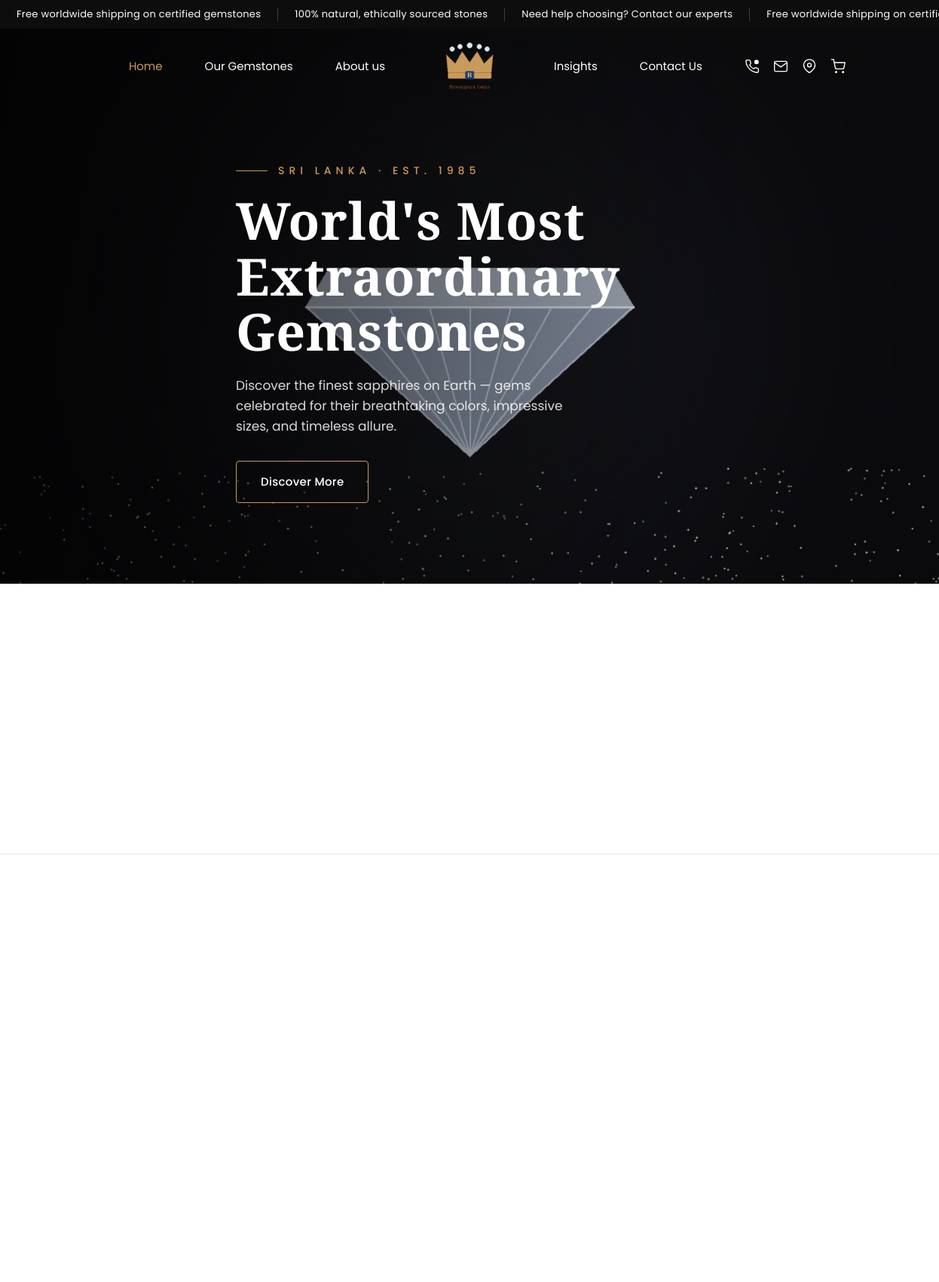
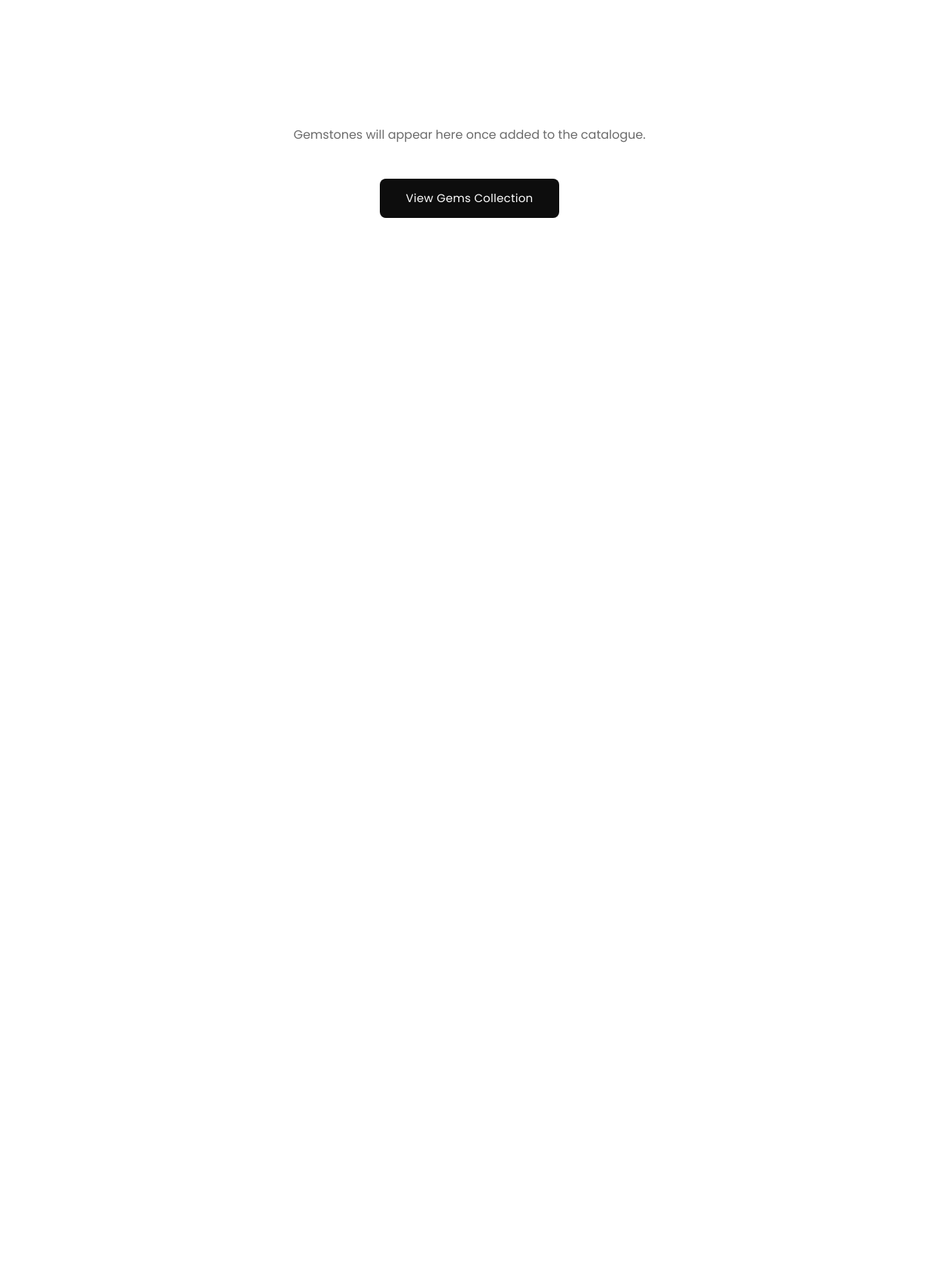
The page / (upper part) on the database its author committed (2 pictures, top to bottom).
### tables this page shows
CREATE TABLE IF NOT EXISTS `announcement_cards` (
  `id` INT(11) NOT NULL AUTO_INCREMENT,
  `text` VARCHAR(255) DEFAULT NULL,
  `link` VARCHAR(255) DEFAULT NULL,
  `sort_order` INT(11) NOT NULL DEFAULT 0,
  `is_active` TINYINT(1) NOT NULL DEFAULT 1,
  PRIMARY KEY (`id`)
);

### includes/db.php (called while the page is built, shortened)
<?php
class Database
{
    private static $instance = null;
    private function __construct()
    {
        $dsn = 'mysql:host=' . DB_HOST . ';dbname=' . DB_NAME . ';charset=' . DB_CHARSET;
        $options = [
            PDO::ATTR_ERRMODE            => PDO::ERRMODE_EXCEPTION,
            PDO::ATTR_DEFAULT_FETCH_MODE => PDO::FETCH_ASSOC,
            PDO::ATTR_EMULATE_PREPARES   => false,
        ];
        try {
            $this->pdo = new PDO($dsn, DB_USER, DB_PASS, $options);
        } catch (PDOException $e) {
            die('Database connection failed: ' . htmlspecialchars($e->getMessage()));
        }
    }
    public static function getInstance()
    {
        if (self::$instance === null) {
            self::$instance = new self();
        }
        return self::$instance;
    }
}
function db()
{
    return Database::getInstance()->pdo;
}

### includes/functions.php (called while the page is built, shortened)
<?php
require_once __DIR__ . '/db.php';
function e($str)
{
    return htmlspecialchars($str ?? '', ENT_QUOTES, 'UTF-8');
}
function get_all_content()
{
    static $cache = null;
    if ($cache !== null) return $cache;
    $rows = db()->query("SELECT block_key, block_value FROM content_blocks")->fetchAll();
    $cache = [];
    foreach ($rows as $r) {
        $cache[$r['block_key']] = $r['block_value'];
    }
    return $cache;
}
function c($key, $default = '')
{
    $all = get_all_content();
    return isset($all[$key]) && $all[$key] !== null ? $all[$key] : $default;
}
function get_all_settings()
{
    static $cache = null;
    if ($cache !== null) return $cache;
    $rows = db()->query("SELECT setting_key, setting_value FROM settings")->fetchAll();
    $cache = [];
    foreach ($rows as $r) {
        $cache[$r['setting_key']] = $r['setting_value'];
    }
    return $cache;
}
function setting($key, $default = '')
{
    $all = get_all_settings();
    return isset($all[$key]) && $all[$key] !== null && $all[$key] !== '' ? $all[$key] : $default;
}
function logo_url()
{
    $logo = setting('site_logo');
    return BASE_URL . 'assets/images/logo.png';
}
function logo_white_url()
{
    $logo = setting('site_logo_white');
    return logo_url();
}
    ?>
    <?php
function get_latest_products($limit = 10)
{
    $limit = max(1, (int) $limit);
    try {
        $sql = "SELECT p.*,
                       (SELECT image FROM product_images WHERE product_id = p.id ORDER BY is_primary DESC, sort_order, id LIMIT 1) AS thumb
                FROM products p
                WHERE p.is_active = 1
                ORDER BY p.created_at DESC, p.id DESC
                LIMIT $limit";
        return db()->query($sql)->fetchAll();
    } catch (PDOException $e) {
        return [];
    }
}
function get_announcement_cards($activeOnly = true)
{
    $sql = "SELECT * FROM announcement_cards" . ($activeOnly ? " WHERE is_active=1" : "") . " ORDER BY sort_order, id";
    return db()->query($sql)->fetchAll();
}
function get_legacy_stats($activeOnly = true)
{
    $sql = "SELECT * FROM legacy_stats" . ($activeOnly ? " WHERE is_active=1" : "") . " ORDER BY sort_order, id";
    return db()->query($sql)->fetchAll();
}

### index.php (the view, shortened to what this page needs)
<?php
require_once __DIR__ . '/includes/functions.php';
include __DIR__ . '/includes/header.php';
$legacyStats  = get_legacy_stats();
$gemstones    = get_latest_products(10);
?>
<section class="hero">
    <div class="hero-media">
        <?php if (c('hero_video')): ?>
            <video autoplay muted loop playsinline preload="auto"
                   <?= c('hero_video_poster') ? 'poster="' . c_img('hero_video_poster') . '"' : '' ?>>
                <source src="<?= c_img('hero_video') ?>" type="video/mp4">
            </video>
        <?php else: ?>
            <img src="<?= c('hero_video_poster') ? c_img('hero_video_poster') : BASE_URL . 'assets/images/hero-placeholder.jpg' ?>" alt="">
        <?php endif; ?>
    </div>
    <div class="container">
        <div class="hero-content">
            <div class="hero-eyebrow"><?= e(c('hero_eyebrow')) ?></div>
            <h1 class="hero-title"><?= e(c('hero_title')) ?></h1>
            <p class="hero-desc"><?= e(c('hero_desc')) ?></p>
            <a href="<?= e(c('hero_btn_link', '#')) ?>" class="hero-cta"><?= e(c('hero_btn_text')) ?></a>
        </div>
    </div>
</section>
<?php if ($legacyStats): ?>
<section class="legacy-stats">
    <div class="container">
        <div class="legacy-grid">
        </div>
    </div>
</section>
<?php endif; ?>
<section class="journey" id="journey">
    <div class="container">
        <div class="journey-grid">
        </div>
    </div>
</section>
<section class="collection" id="collection">
    <div class="container">
        <?php if ($gemstones): ?>
            <div class="collection-slider">
                <div class="collection-track">
                    <?php foreach (array_merge($gemstones, $gemstones) as $g): ?>
                        <a href="<?= BASE_URL ?>gemstone.php?slug=<?= urlencode($g['slug']) ?>" class="gem-card">
                            <div class="gem-thumb">
                                <?php if ($g['thumb']): ?>
                                    <img src="<?= UPLOAD_URL . e($g['thumb']) ?>" alt="<?= e($g['name']) ?>">
                                <?php else: ?>
                                    <img src="<?= BASE_URL ?>assets/images/gem-placeholder.png" alt="<?= e($g['name']) ?>">
                                <?php endif; ?>
                            </div>
                            <div class="gem-name"><?= e($g['name']) ?></div>
                        </a>
                    <?php endforeach; ?>
                </div>
            </div>
        <?php else: ?>
            <p style="color:var(--muted);text-align:center;">Gemstones will appear here once added to the catalogue.</p>
        <?php endif; ?>
        <div class="collection-btn-wrap">
            <a href="<?= BASE_URL ?>gemstones.php" class="btn-dark"><?= e(c('collection_btn_text', 'View Gems Collection')) ?></a>
        </div>
    </div>
</section>
<section class="factory">
    <div class="container">
        <div class="factory-grid">
        </div>
    </div>
</section>
<section class="branches">
    <div class="container">
        <div class="branches-grid">
        </div>
    </div>
</section>
<?php include __DIR__ . '/includes/footer.php'; ?>

### includes/header.php (shortened to what this page needs)
<?php
require_once __DIR__ . '/functions.php';
$currentPage = basename($_SERVER['PHP_SELF']);
?>
<!DOCTYPE html>
<html lang="en">
<head>
    <?php
        $__siteName = setting('site_name', 'Ruwanpura Gems');
        $__title    = !empty($pageTitle) ? $pageTitle . ' — ' . $__siteName : $__siteName . ' — ' . c('hero_title');
    ?>
    <link rel="stylesheet" href="https://cdnjs.cloudflare.com/ajax/libs/font-awesome/6.5.1/css/all.min.css">
    <link rel="stylesheet" href="<?= BASE_URL ?>assets/css/style.css">
</head>
<body>
<?php $announcementCards = get_announcement_cards(); ?>
<?php if ($announcementCards): ?>
<div class="announcement-bar">
    <div class="announcement-row">
        <?php for ($i = 0; $i < 2; $i++): ?>
            <?php foreach ($announcementCards as $ac): ?>
                <?php if ($ac['link']): ?>
                    <a href="<?= e($ac['link']) ?>" class="announcement-card"><?= e($ac['text']) ?></a>
                <?php else: ?>
                    <span class="announcement-card"><?= e($ac['text']) ?></span>
                <?php endif; ?>
            <?php endforeach; ?>
        <?php endfor; ?>
    </div>
</div>
<?php endif; ?>
<header class="site-header<?= $currentPage === 'index.php' ? ' site-header--transparent' : '' ?>">
    <div class="container">
        <nav class="nav">
            <div class="nav-left nav-menu">
                <a href="<?= BASE_URL ?>index.php" class="nav-link<?= $currentPage === 'index.php' ? ' active' : '' ?>"><?= e(c('nav_home')) ?></a>
                <a href="<?= BASE_URL ?>gemstones.php" class="nav-link<?= in_array($currentPage, ['gemstones.php', 'gemstone.php'], true) ? ' active' : '' ?>"><?= e(c('nav_gemstones')) ?></a>
                <a href="<?= BASE_URL ?>about.php" class="nav-link<?= $currentPage === 'about.php' ? ' active' : '' ?>"><?= e(c('nav_about')) ?></a>
            </div>
            <a class="nav-logo" href="<?= BASE_URL ?>index.php">
                <?php if ($currentPage === 'index.php'): ?>
                    <img class="logo-white" src="<?= logo_white_url() ?>" alt="<?= e(setting('site_name')) ?>"
                         onerror="this.style.display='none'">
                <?php endif; ?>
            </a>
            <div class="nav-right">
                <a href="<?= BASE_URL ?>blog.php" class="nav-link<?= in_array($currentPage, ['blog.php', 'blog-post.php'], true) ? ' active' : '' ?>"><?= e(c('nav_news')) ?></a>
                <a href="<?= BASE_URL ?>contact.php" class="nav-link<?= $currentPage === 'contact.php' ? ' active' : '' ?>"><?= e(c('nav_contact')) ?></a>
                <div class="nav-icons">
                    <a href="tel:<?= e(c('footer_phone1')) ?>" aria-label="Call">
                    </a>
                    <a href="mailto:<?= e(c('footer_email')) ?>" aria-label="Email">
                        <svg viewBox="0 0 24 24" fill="none" stroke="currentColor" stroke-width="1.6"><rect x="2" y="4" width="20" height="16" rx="2"/><path d="m2 6 10 7L22 6"/></svg>
                    </a>
                    <a href="<?= BASE_URL ?>contact.php" aria-label="Location">
                        <svg viewBox="0 0 24 24" fill="none" stroke="currentColor" stroke-width="1.6"><path d="M21 10c0 7-9 12-9 12s-9-5-9-12a9 9 0 0 1 18 0z"/><circle cx="12" cy="10" r="3"/></svg>
                    </a>
                    <a href="<?= BASE_URL ?>cart.php" aria-label="Enquiry Cart" class="cart-icon-link">
                        <svg viewBox="0 0 24 24" fill="none" stroke="currentColor" stroke-width="1.6"><circle cx="9" cy="21" r="1"/><circle cx="20" cy="21" r="1"/><path d="M1 1h4l2.7 13.4a2 2 0 0 0 2 1.6h9.7a2 2 0 0 0 2-1.6L23 6H6"/></svg>
                    </a>
                </div>
            </div>
        </nav>
    </div>
</header>

### rows shown on the page
announcement_cards: text "Free worldwide shipping on certified gemstones", text "Free worldwide shipping on…"
announcement_cards: text "100% natural, ethically sourced stones"
announcement_cards: text "Need help choosing? Contact our experts"

### other values the page prints
c('nav_home') "Home"
c('nav_gemstones') "Our Gemstones"
c('nav_about') "About us"
c('nav_news') "Insights"
c('nav_contact') "Contact Us"
c('hero_eyebrow') "SRI LANKA · EST. 1985"
c('hero_title') "World's Most Extraordinary Gemstones"
c('hero_desc') "Discover the finest sapphires on Earth — gems celebrated for their breathtaking colors, impressive sizes, and timeless allure."
c('hero_btn_text') "Discover More"
c('collection_btn_text', 'View Gems Collection') "View Gems Collection"
